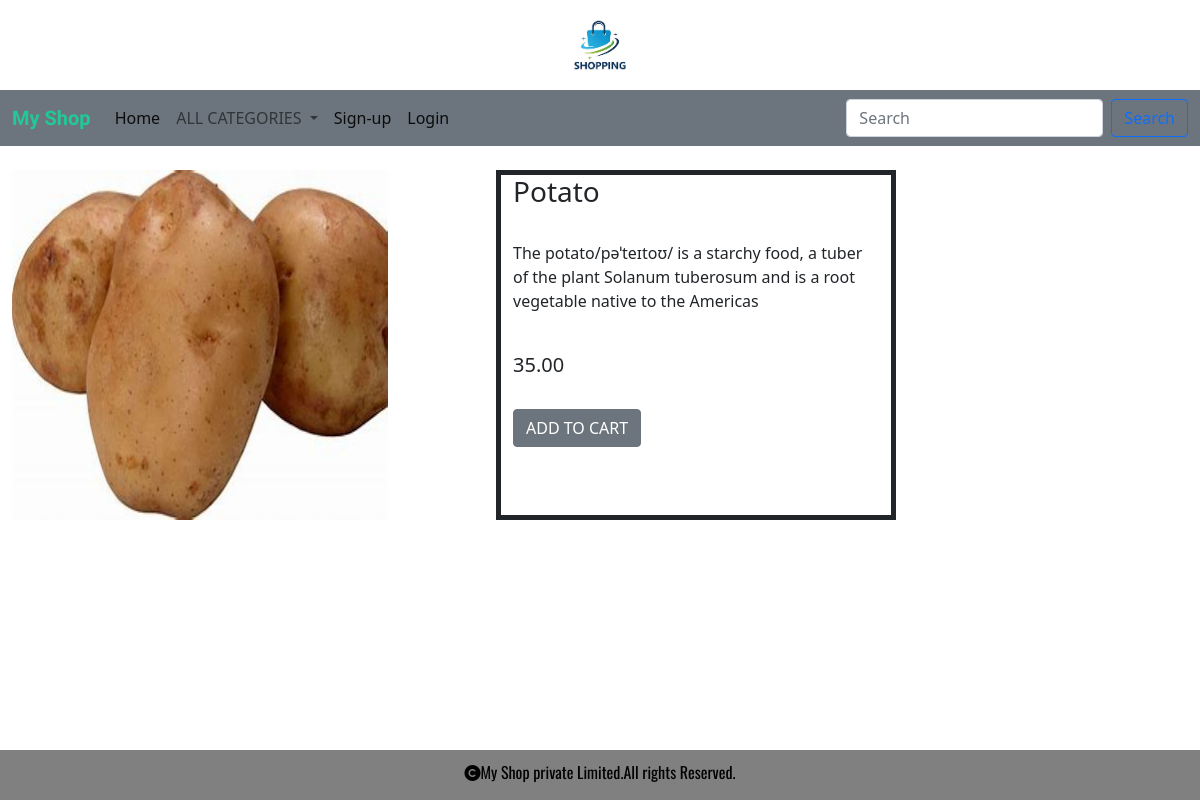
/detial/Potato, run on the app's committed database.
### shop/models.py (models this page shows, shortened)
class Product(models.Model):
    pname=models.CharField(max_length=200)
    description=models.TextField()
    image=models.ImageField(upload_to='shop/product',null=True,blank=True)
    price=models.DecimalField(max_digits=10,decimal_places=2)
    category=models.ForeignKey(Category,on_delete=models.CASCADE)
    stock=models.IntegerField()
    available=models.BooleanField(default=True)
    created=models.DateTimeField(auto_now_add=True)
    updated=models.DateTimeField(auto_now=True)

### shop/views.py (the view)
# urls.py: path('detial/<p>', views.detial, name='detial'),
def detial(request,p):
    d=Product.objects.get(pname=p)
    return render(request,'detial.html',{'d':d})

### cart/context_processors.py (called while the page is built, shortened)
def counter(request):
    item_count=0
    return{'count':item_count}

### shop/context_processors.py (called while the page is built)
def menu_links(request):
    links=Category.objects.all()
    return {'links':links}

### templates/detial.html
<!DOCTYPE html>
{% extends 'base.html' %}
{% load static %}
{% block content %}
<div class="container-fluid mt-4">
    <div class="row">
        <div class="col-sm-4 me-5">
             {% if d.stock <= 0 %}
             <img src ="{{d.image.url}}" style="height:350px; opacity:0.5;" width="100%">
            {% else %}
             <img src ="{{d.image.url}}" style="height:350px;" width="100%">
            {% endif %}
        </div>
        <div class="col-sm-4 ms-5 border border-dark border-5" style="height:350px;">
            <h3>{{d.pname}}</h3><br>
            <p>{{d.description}}</p><br>
            <h5>{{d.price}}</h5><br>
        {% if user.is_superuser != True %}
            {% if d.stock <= 0 %}
            <h4 class="mt-2" style="text-shadow: 2px 2px 5px red;">OUT OF STOCK</h4>
            {% else %}
            <a href="{%  url 'cart:add_to_cart' d.pname %}" class="btn btn-secondary">ADD TO CART</a>
            {% endif %}
        {% else %}
            {% if d.stock <= 0 %}
            <a href="{% url 'admin:index' %}">ADD TO STOCK</a>
            {% endif %}
        {% endif %}
        </div>
    </div>
</div>
{% endblock %}

### static/css/style.css (style rules this page uses)
body { background-color:white; }

### data on the page
Product: image (picture), pname "Potato", description "The potato/pəˈteɪtoʊ/ is a starchy food, a tuber of the plant Solanum tuberosum and is a root vegetable native to the Americas", price "35.00"
